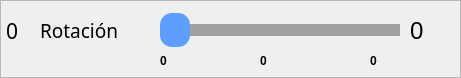
      <widget class="QFrame" name="frame_slider_rotacionc">
       <property name="geometry">
        <rect>
         <x>0</x>
         <y>52</y>
         <width>461</width>
         <height>78</height>
        </rect>
       </property>
       <property name="minimumSize">
        <size>
         <width>80</width>
         <height>0</height>
        </size>
       </property>
       <property name="frameShape">
        <enum>QFrame::StyledPanel</enum>
       </property>
       <property name="frameShadow">
        <enum>QFrame::Raised</enum>
       </property>
       <widget class="QLabel" name="label">
        <property name="geometry">
         <rect>
          <x>40</x>
          <y>10</y>
          <width>101</width>
          <height>41</height>
         </rect>
        </property>
        <property name="font">
         <font>
          <family>Sans Serif</family>
          <pointsize>14</pointsize>
          <weight>50</weight>
          <italic>false</italic>
          <bold>false</bold>
         </font>
        </property>
        <property name="styleSheet">
         <string notr="true"/>
        </property>
        <property name="text">
         <string>Rotación</string>
        </property>
       </widget>
       <widget class="QSlider" name="rotacioncSlider">
        <property name="enabled">
         <bool>true</bool>
        </property>
        <property name="geometry">
         <rect>
          <x>160</x>
          <y>10</y>
          <width>240</width>
          <height>41</height>
         </rect>
        </property>
        <property name="minimumSize">
         <size>
          <width>0</width>
          <height>30</height>
         </size>
        </property>
        <property name="autoFillBackground">
         <bool>false</bool>
        </property>
        <property name="styleSheet">
         <string notr="true">QSlider::groove:horizontal
{
    border: 1px solid #5d9eff;
    height: 10px;
	background: #5d9eff;
}  

QSlider::handle:horizontal
{
    background: #5d9eff;;
    width: 30px;
	height: 30px;
	left: 11px;
	right: 11px;
	margin: -12px;
	border-radius: 12px;	
}

QSlider::add-page:horizontal
{
    background-color: #9f9f9f;
	border: 1px solid #9f9f9f;
}</string>
        </property>
        <property name="maximum">
         <number>180</number>
        </property>
        <property name="orientation">
         <enum>Qt::Horizontal</enum>
        </property>
        <property name="tickPosition">
         <enum>QSlider::NoTicks</enum>
        </property>
        <property name="tickInterval">
         <number>0</number>
        </property>
       </widget>
       <widget class="QLabel" name="rotacionc_valor">
        <property name="geometry">
         <rect>
          <x>410</x>
          <y>20</y>
          <width>51</width>
          <height>22</height>
         </rect>
        </property>
        <property name="minimumSize">
         <size>
          <width>40</width>
          <height>0</height>
         </size>
        </property>
        <property name="font">
         <font>
          <pointsize>18</pointsize>
         </font>
        </property>
        <property name="text">
         <string>0</string>
        </property>
       </widget>
       <widget class="QLabel" name="etiquetaRotacioncMinimo">
        <property name="geometry">
         <rect>
          <x>160</x>
          <y>50</y>
          <width>21</width>
          <height>22</height>
         </rect>
        </property>
        <property name="font">
         <font>
          <weight>75</weight>
          <bold>true</bold>
         </font>
        </property>
        <property name="text">
         <string>0</string>
        </property>
       </widget>
       <widget class="QLabel" name="etiquetaRotacioncMedio">
        <property name="geometry">
         <rect>
          <x>260</x>
          <y>50</y>
          <width>31</width>
          <height>22</height>
         </rect>
        </property>
        <property name="font">
         <font>
          <weight>75</weight>
          <bold>true</bold>
         </font>
        </property>
        <property name="text">
         <string>0</string>
        </property>
       </widget>
       <widget class="QLabel" name="etiquetaRotacioncMaximo">
        <property name="geometry">
         <rect>
          <x>370</x>
          <y>50</y>
          <width>31</width>
          <height>22</height>
         </rect>
        </property>
        <property name="font">
         <font>
          <weight>75</weight>
          <bold>true</bold>
         </font>
        </property>
        <property name="text">
         <string>0</string>
        </property>
       </widget>
       <widget class="QLabel" name="etiquetaRotacioncPin">
        <property name="geometry">
         <rect>
          <x>0</x>
          <y>20</y>
          <width>31</width>
          <height>22</height>
         </rect>
        </property>
        <property name="font">
         <font>
          <family>Sans Serif</family>
          <pointsize>16</pointsize>
         </font>
        </property>
        <property name="styleSheet">
         <string notr="true">margin-left: 1px;</string>
        </property>
        <property name="text">
         <string>0</string>
        </property>
       </widget>
      </widget>
